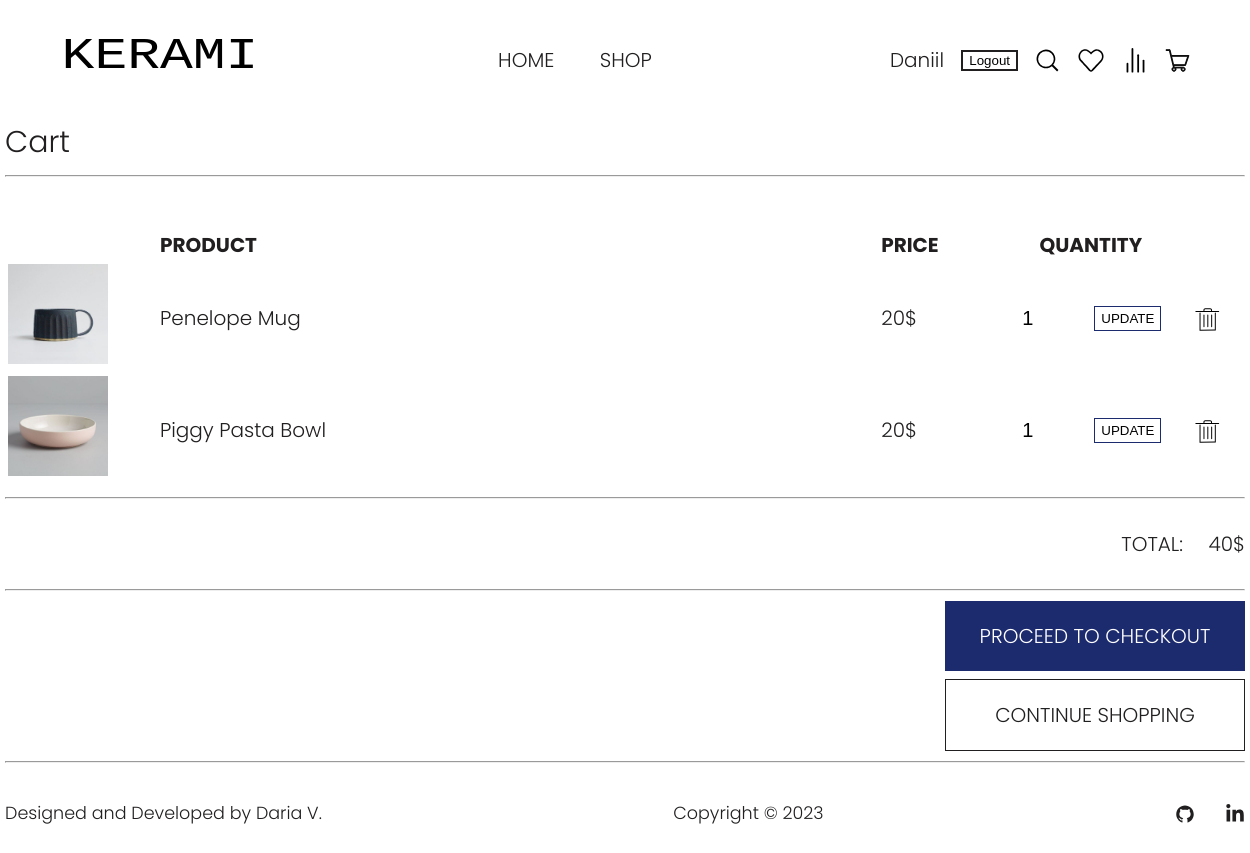
Before: /cart/ (signed in) with the older database file.
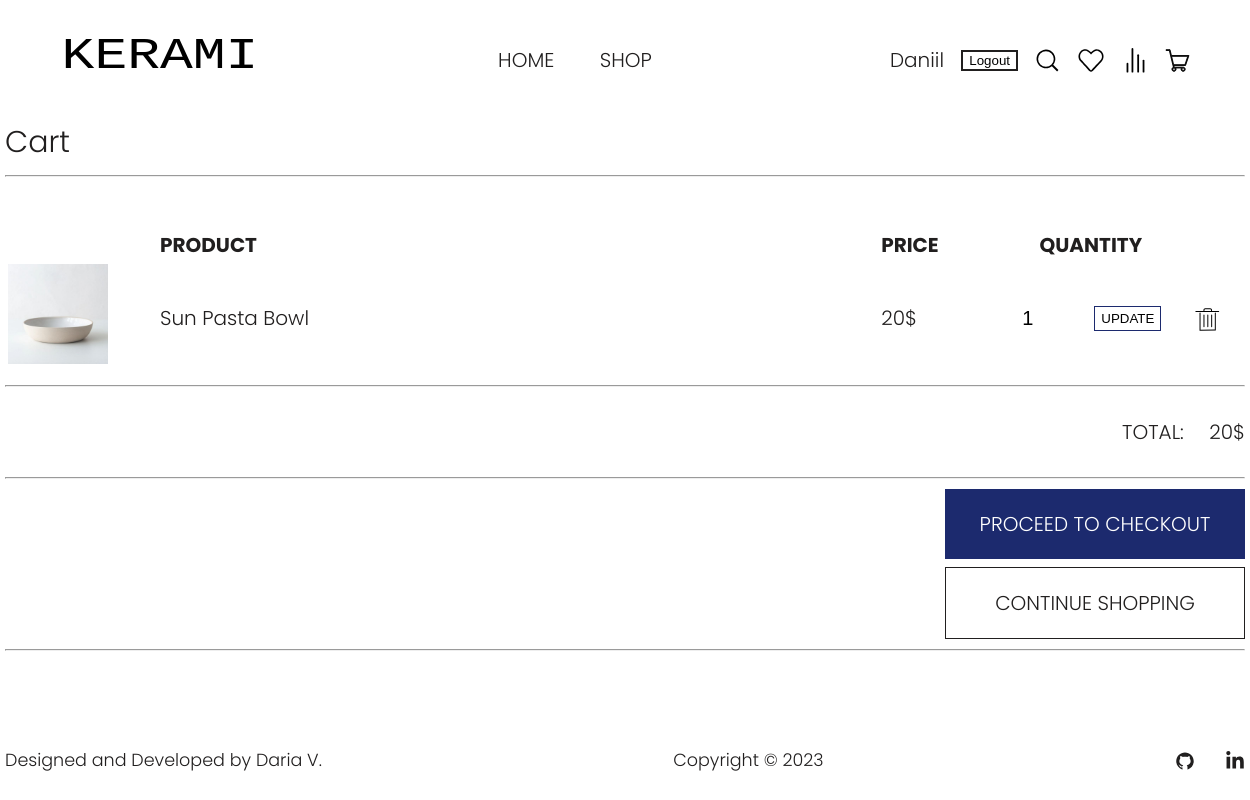
After: the same page with the newer database file.
### home/models.py (models this page shows, shortened)
class Menu(models.Model):
    title = models.CharField(max_length=100)
    url = models.CharField(max_length=100)
    class Meta:
        verbose_name = 'Menu'
        verbose_name_plural = 'Menu'

### cart/models.py (models this page shows, shortened)
class Cart(models.Model):
    title = models.CharField(max_length=50)
    price = models.CharField(max_length=5)
    image = models.ImageField(upload_to='cart/images')
    quantity = models.PositiveIntegerField(default=1)
    user = models.ForeignKey(User, on_delete=models.CASCADE)
    main_item = models.ForeignKey(Item, on_delete=models.CASCADE)

### cart/views.py (the view)
# urls.py: path('cart/', views.cart, name='cart'),
def cart(request):
    menu = Menu.objects.all()
    cart_items = Cart.objects.filter(user=request.user)
    total = cart_items.aggregate(total_price=Sum(ExpressionWrapper(
        F('price') * F('quantity'),
        output_field=DecimalField(),
    )))
    return render(request, 'cart/cart.html', {'cart_items': cart_items, 'menu': menu, 'total': total['total_price']})

### templates/cart/cart.html (shortened to what this page needs)
{% extends 'home/base.html' %}
{% load static %}
{% block css %}
<link rel="stylesheet" href="{% static 'css/cart.css' %}">
{% endblock %}
{% block content %}
<main>
    <section class="cart-page">
        <div class="cart container">
            <h1 class="cart-title">Cart</h1>
            <hr>
            {% if cart_items %}
            <div class="items-table">
                <table class="shop-table">
                    <thead class="titles-row">
                    <tr class="table-row-titles">
                        <th class="product-thumbnail">&nbsp;</th>
                        <th class="product-name">PRODUCT</th>
                        <th class="product-price">PRICE</th>
                        <th class="product-quantity">QUANTITY</th>
                        <th class="product-remove">&nbsp;</th>
                    </tr>
                    </thead>
                    <tbody>
                    {% if cart_items %}
                    {% for item in cart_items %}
                    <tr class="table-row-titles">
                        <td class="product-thumbnail"><a href="{% url 'view-item' item.main_item.id %}"><img
                                src="{{ item.image.url }}" alt="{{ item.title }}"
                                class="item-image"></a></td>
                        <td class="product-name"><a href="{% url 'view-item' item.main_item.id %}">{{ item.title }}</a>
                        </td>
                        <td class="product-price"><a href="{% url 'view-item' item.main_item.id %}">{{ item.price }}</a>
                        </td>
                        <td class="product-quantity"><a href="#">
                            <form method="POST" action="{% url 'update-cart' %}" class="update-quantity-form">
                                <input type="number" name="quantity" value="{{ item.quantity }}" min="1">
                                <button type="submit">UPDATE</button>
                            </form>
                        </a></td>
                        <td class="product-remove"><a href="{% url 'delete-item' item.id %}">
                        </a></td>
                    </tr>
                    {% endfor %}
                    {% endif %}
                    </tbody>
                </table>
                <hr>
                <div class="sum-total">
                    <span>TOTAL:</span>
                    <span>{{ total }}$</span>
                </div>
                <hr>
            </div>
            <div class="next-user-steps">
                <a class="checkout btn" href="{% url 'checkout' %}">PROCEED TO CHECKOUT</a>
                <a class="continue-shopping btn" href="{% url 'shop' %}">CONTINUE SHOPPING</a>
            </div>
            {% endif %}
            <hr>
        </div>
    </section>
</main>
{% endblock content %}

### templates/home/base.html (shortened to what this page needs)
<!DOCTYPE html>
{% load static %}
<html lang="en">
<head>
    <link rel="stylesheet" href="{% static 'css/base.css' %}">
    {% block css %}{% endblock %}
</head>
<body>
{% block header %}
<header class="header-menu">
    <div class="header container">
        <div class="logo">
            <a href="{% url 'home' %}"><img src="{% static 'home/logo_ceramics.svg' %}" alt="KERAMI"></a>
        </div>
        <nav class="menu-nav">
            {% for m in menu %}
            <a class="menu-nav-item" href="{{ m.url }}">{{ m.title }}</a>
            {% endfor %}
        </nav>
        <div class="right-items">
            {% if user.is_authenticated %}
            <a href="#">{{ user.username }}</a>
            <form action="{% url 'logout' %}" method="post">
                <button class="logout-btn">Logout</button>
            </form>
            {% else %}
            <a href="{% url 'login' %}">LOGIN</a>
            {% endif %}
            <a class="link-svg" href="#">
            </a>
            {% if user.is_authenticated %}
            <a class="link-svg" href="{% url 'favourites' %}">
                {% else %}
                <a class="link-svg" href="{% url 'login' %}">
                    {% endif %}
                </a>
            {% if user.is_authenticated %}
            <a class="link-svg" href="{% url 'comparison' %}">
                {% else %}
                <a class="link-svg" href="{% url 'login' %}">
                    {% endif %}
                </a>
            {% if user.is_authenticated %}
            <a class="link-svg" href="{% url 'cart' %}">
                {% else %}
                <a class="link-svg" href="{% url 'login' %}">
                    {% endif %}
                </a>
        </div>
    </div>
</header>
{% endblock header %}
{% block content %}
{% endblock content%}
<footer class="footer-nav">
    <div class="page-footer_wrapper container">
        <div class="footer-designer-name">
            <h3>Designed and Developed by Daria V.</h3>
        </div>
        <div class="footer-copyright">
            <h3>Copyright © 2023</h3>
        </div>
        <div class="footer-body">
            <ul class="footer-icons">
                <li class="social-icon">
                    <a href="https://github.com/dariavarlamovaa" target="_blank"
                       rel="noopener noreferrer">
                    </a>
                </li>
                <li class="social-icon">
                    <a href="https://www.linkedin.com/in/daria-varlamova-091537270/"
                       target="_blank" rel="noopener noreferrer">
                    </a>
                </li>
            </ul>
        </div>
    </div>
</footer>
</body>
</html>

Changed rows visible on the page:
removed Cart: image (picture), title "Penelope Mug", price "20$", quantity "1"
removed Cart: image (picture), title "Piggy Pasta Bowl", price "20$", quantity "1"
added Cart: image (picture), title "Sun Pasta Bowl", price "20$", quantity "1"
Other visible differences:
{{ total }}: "40" → "20"
